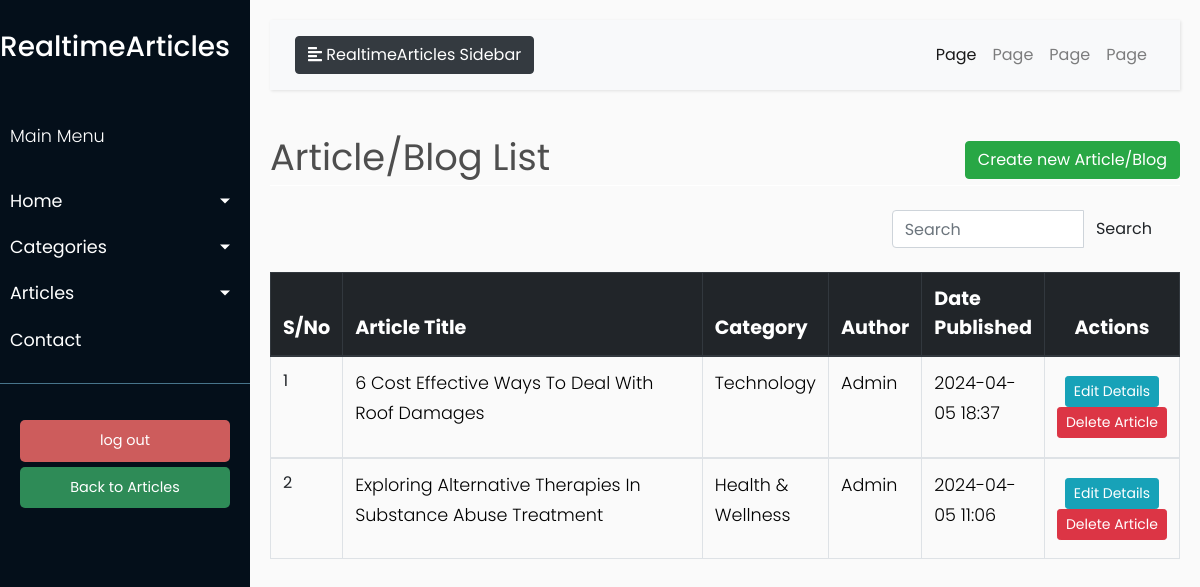
The app's page /article_list (signed in), older data.
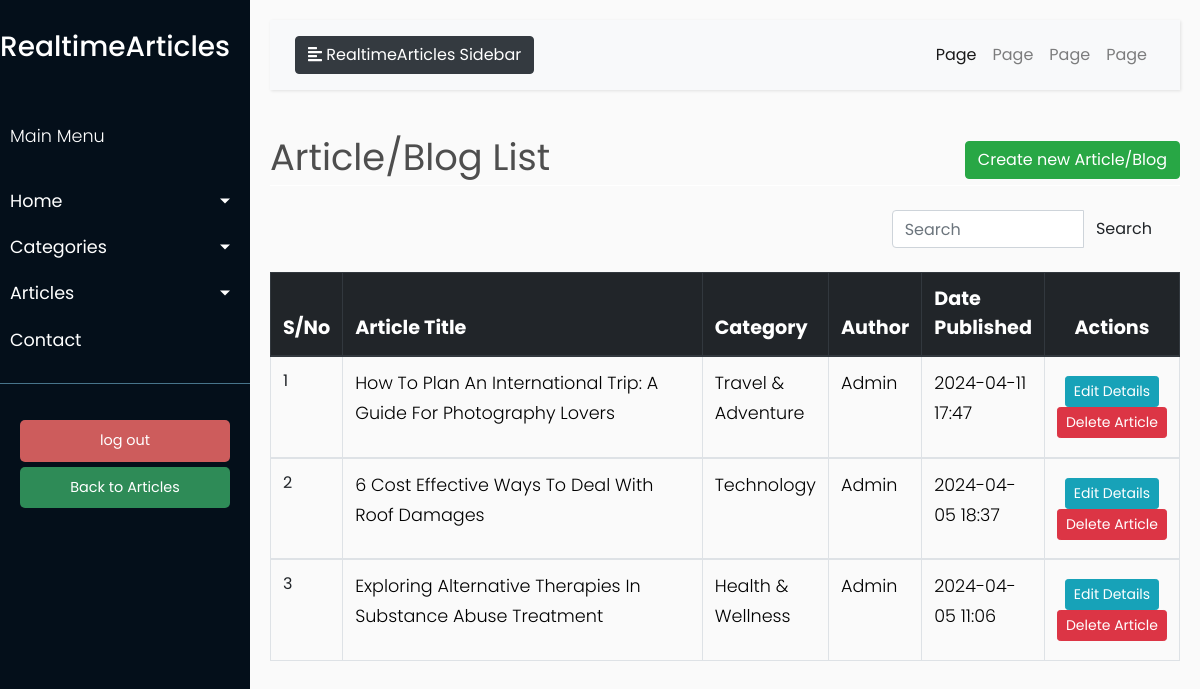
The same page, newer data.
### models/models.py (models this page shows, shortened)
class Article(db.Model):
    __tablename__ = 'article'
    id = db.Column(db.Integer, primary_key=True)
    main_title = db.Column(db.String(100), nullable=False)
    main_content = db.Column(db.Text, nullable=True)
    date_published = db.Column(db.DateTime, default=datetime.utcnow)
    author_id = db.Column(db.Integer, db.ForeignKey('user.id'), nullable=False)
    category_id = db.Column(db.Integer, db.ForeignKey('category.id'), nullable=False)
    main_image = db.Column(db.String(100), nullable=True)  # Path to main image
    author = db.relationship('User', backref='articles')
    category = db.relationship('Category', backref='articles')

### blueprints/article.py (the view)
@article.route('/article_list')
@login_required
def article_list():
    title = 'Article/Blog List'
    articles = Article.query.order_by(Article.date_published.desc()).all()
    for article in articles:
        category = Category.query.get(article.category_id)
        author = User.query.get(article.author_id)
        article.category_name = category.name if category else 'N/A'
        article.author_name = author.username if author else 'N/A'
        words = article.main_content.split()  # Split content into words
        if len(words) > 50:
            article.main_content = ' '.join(words[:50]) + '...'  # Join first 50 words
    return render_template('admin/articles/article_list.html', title=title,
                           articles=articles)

### app.py (called while the page is built)
@login.user_loader
def load_user(user_id):
    return User.query.get(int(user_id))

### templates/admin/articles/article_list.html (shortened to what this page needs)
{% extends "admin/base.html" %}
{% block content %}
    <div class="row" style="color: #4e4e4e; font-style: bold; font-size: 2.3rem; ">
        <div class="col-md-8">{{ title }}</div>
        <div class="col-md-4">
            <div class="float-md-right">
                <a class="btn btn-success" href="{{ url_for('article.create_article') }}">Create new Article/Blog</a>
            </div>
        </div>
    </div>
    <div style="border-bottom: 1px solid white;"></div>
    <br>
    <table class="table table-css table-bordered table-hover">
        <div class="container">
            <div class="row justify-content-end">
                <div class="col-md-4">
                    <form method="get" class="search-form">
                        <div class="input-group">
                            <input type="text" class="form-control" placeholder="Search" aria-label="Search"
                                   aria-describedby="button-addon2">
                            <div class="input-group-append">
                                <button class="btn btn-pink" type="submit" id="button-addon2">Search</button>
                            </div>
                        </div>
                    </form>
                </div>
            </div>
        </div>
        <br>
        <thead class="thead-dark align-middle">
        <tr style="background-color: #343a40; font-size: 1.2rem; color: white; text-transform: capitalize; height: 40px">
            <th width="5%">S/No</th>
            <th width="40%">Article Title</th>
            <th width="10%">Category</th>
            <th width="10%">Author</th>
            <th width="10%">Date Published</th>
            <th style="text-align: center">Actions</th>
        </tr>
        </thead>
        {% if articles %}
            {% for article in articles %}
                <tbody>
                <tr>
                    <td>{{ loop.index }}</td>
                    <td>
                        <p style="text-transform: capitalize; color:black">{{ article.main_title }} </p>
                    </td>
                    <td>
                        <p style="text-transform: capitalize; color:black">{{ article.category_name }} </p>
                    </td>
                    <td>
                        <p style="text-transform: capitalize; color:black">{{ article.author_name }} </p>
                    </td>
                    <td>
                        <p style="text-transform: capitalize; color:black">{{ article.date_published.strftime('%Y-%m-%d %H:%M') }}</p>
                    </td>
                    <td class="align-middle  text-center">
                        <div class="d-inline-block align-middle">
                            <a href="{{ url_for('article.update_article', article_id = article.id) }}" class="btn btn-info btn-sm">Edit
                                Details</a>
                            <a href="{{ url_for('article.delete_article', article_id = article.id) }}" class="btn btn-danger btn-sm"> Delete
                                Article </a>
                        </div>
                    </td>
                </tr>
                </tbody>
            {% endfor %}
        {% endif %}
    </table>
{% endblock content %}

### templates/admin/base.html (shortened to what this page needs)
<!DOCTYPE html>
<html lang="en">
<head>
    <link href="https://stackpath.bootstrapcdn.com/bootstrap/4.3.1/css/bootstrap.min.css" rel="stylesheet">
    <link rel="stylesheet" href="https://stackpath.bootstrapcdn.com/bootstrap/4.1.0/css/bootstrap.min.css"
>
    <link rel="stylesheet" href="/static/css/admin_css/style.css">
</head>
<body>
<div class="wrapper">
    <nav id="sidebar">
        <div class="sidebar-header">
            <a href="{{ url_for('home.index') }}"><h3> RealtimeArticles </h3></a>
        </div>
        <ul class="list-unstyled components">
            <p>Main Menu</p>
            <li>
                <a href="#homeSubmenu" data-toggle="collapse" aria-expanded="false" class="dropdown-toggle">Home</a>
            </li>
            <li>
                <a href="#CategorySubmenu" data-toggle="collapse" aria-expanded="false" class="dropdown-toggle">Categories</a>
            </li>
            <li>
                <a href="#ArticleSubmenu" data-toggle="collapse" aria-expanded="false"
                   class="dropdown-toggle">Articles</a>
            </li>
            <li>
                <a href="#">Contact</a>
            </li>
        </ul>
        <ul class="list-unstyled CTAs">
            <li>
                <a href="{{ url_for('user.logout') }}" class="download">log out</a>
            </li>
            <li>
                <a href="{{ url_for('home.index') }}" class="article">Back to Articles</a>
            </li>
        </ul>
    </nav>
    <div id="content">
        <nav class="navbar navbar-expand-lg navbar-light bg-light">
            <div class="container-fluid">
                <button type="button" id="sidebarCollapse" class="btn btn-dark">
                    <i class="fas fa-align-left"></i>
                    <span>RealtimeArticles Sidebar</span>
                </button>
                <div class="collapse navbar-collapse" id="navbarSupportedContent">
                    <ul class="nav navbar-nav ml-auto">
                        <li class="nav-item active">
                            <a class="nav-link" href="#">Page</a>
                        </li>
                        <li class="nav-item">
                            <a class="nav-link" href="#">Page</a>
                        </li>
                        <li class="nav-item">
                            <a class="nav-link" href="#">Page</a>
                        </li>
                        <li class="nav-item">
                            <a class="nav-link" href="#">Page</a>
                        </li>
                    </ul>
                </div>
            </div>
        </nav>
        {% block content %}
        {% endblock content %}
    </div>
</div>
</body>
</html>

### static/css/admin_css/style.css (style rules this page uses)
body { font-family: 'Poppins', sans-serif; background: #fafafa; }
p { font-family: 'Poppins', sans-serif; font-size: 1.1em; font-weight: 300; line-height: 1.7em; color: #999; }
a, a:hover, a:focus { color: inherit; text-decoration: none; transition: all 0.3s; }
.navbar { padding: 15px 10px; background: #fff; border: none; border-radius: 0; margin-bottom: 40px; box-shadow: 1px 1px 3px rgba(0, 0, 0, 0.1); }
.wrapper { display: flex; width: 100%; align-items: stretch; }
#sidebar { min-width: 250px; max-width: 250px; background: #040f1a; color: #fff; transition: all 0.3s; }
#sidebar .sidebar-header { padding-top: 30px; padding-bottom: 20px; background: #040f1a; }
#sidebar ul.components { padding: 20px 0; border-bottom: 1px solid #47748b; }
#sidebar ul p { color: #fff; padding: 10px; }
#sidebar ul li a { padding: 10px; font-size: 1.1em; display: block; }
a[data-toggle="collapse"] { position: relative; }
.dropdown-toggle::after { display: block; position: absolute; top: 50%; right: 20px; transform: translateY(-50%); }
ul.CTAs { padding: 20px; }
ul.CTAs a { text-align: center; font-size: 0.9em !important; display: block; border-radius: 5px; margin-bottom: 5px; }
a.download { background: indianred; color: #FFFFFF; }
a.article { background: seagreen; color: white; }
#content { width: 100%; padding: 20px; min-height: 100vh; transition: all 0.3s; }

Row changes from the older to the newer data that the page shows:
added Article: main_title "How To Plan An International Trip: A Guide For Photography Lovers", category_name "Travel & Adventure", author_name "Admin", date_published "2024-04-11 17:47"
